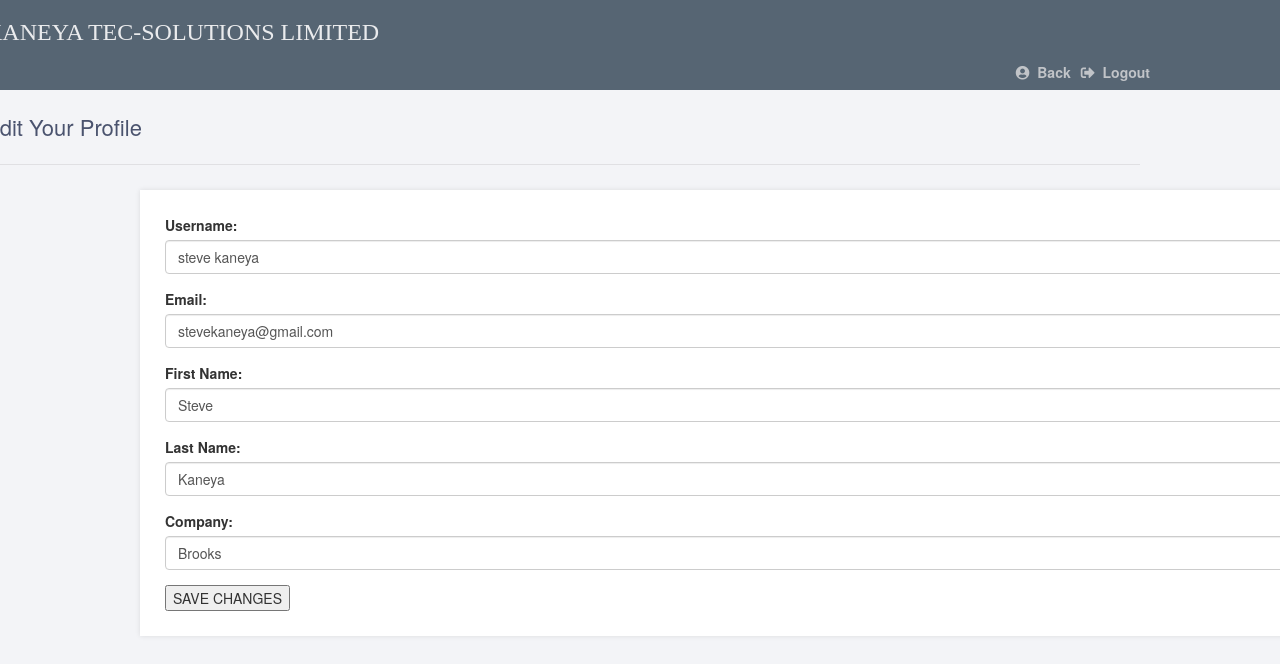
Page /edit_profile.php (signed in) on the committed database.
### tables this page shows
CREATE TABLE `client_portal_user_register` (
  `id` int(11) NOT NULL,
  `fname` varchar(50) NOT NULL,
  `lname` varchar(50) NOT NULL,
  `company` varchar(50) NOT NULL,
  `email` varchar(50) NOT NULL,
  `username` varchar(50) NOT NULL,
  `password` varchar(255) NOT NULL,
  `Date_created` datetime DEFAULT current_timestamp()
);

### edit_profile.php (the view, shortened to what this page needs)
<?php
$DATABASE_HOST = 'localhost';
$DATABASE_USER = 'root';
$DATABASE_PASS = '';
$DATABASE_NAME = 'clients';
$con = mysqli_connect($DATABASE_HOST, $DATABASE_USER, $DATABASE_PASS, $DATABASE_NAME);
extract($_REQUEST);
?>
<!DOCTYPE html>
<html>
	<head>
		<link rel="stylesheet" href="css/portalhome.css">
		<link rel="stylesheet" href="https://use.fontawesome.com/releases/v5.7.1/css/all.css">
  <link rel="stylesheet" href="https://maxcdn.bootstrapcdn.com/bootstrap/3.4.1/css/bootstrap.min.css">
	</head>
	<body class="loggedin">
		<nav class="navtop">
			<div>
				<h1>KANEYA TEC-SOLUTIONS LIMITED</h1>
				<a href="welcome.php"><i class="fas fa-user-circle"></i>Back</a>
				<a href="logout.php"><i class="fas fa-sign-out-alt"></i>Logout</a>
			</div>
		</nav>
		<div class="content">
			<h2>Edit Your Profile</h2>
			<?php
$stmt = $con->prepare('SELECT username, email, fname, lname, company FROM client_portal_user_register WHERE id = ?');
$stmt->bind_param('i', $_SESSION['id']);
$stmt->execute();
$stmt->bind_result($username, $email, $fname, $lname, $company);
?>
   <div class="container">
   <form action="edit_profile.php" method="post">
    <div class="form-group">
      <label for="username">Username:</label>
    <input type="text" name="username" value="<?=$_SESSION['username']?>"class="form-control"/>
    </div>
    <div class="form-group">
      <label for="email">Email:</label>
      <input type="text" name="email" value="<?=$email?>"class="form-control"/>
    </div>
	<div class="form-group">
      <label for="fname">First Name:</label>
      <input type="text" name="fname" value="<?=$fname?>"class="form-control"/>
    </div>
	<div class="form-group">
      <label for="lname">Last Name:</label>
     <input type="text" name="lname" value="<?=$lname?>"class="form-control"/>
    </div>
	<div class="form-group">
      <label for="company">Company:</label>
      <input type="text" name="company" value="<?=$company?>"class="form-control"/>
    </div>
    <input type = "submit" name = "update" value = "SAVE CHANGES"/>
  </form>
</div>
</div>
</body>
</html>

### css/portalhome.css (style rules this page uses)
.navtop { background-color: #566573 ; height: 90px; width: 100%; border: 0; }
.navtop div { display: flex; margin: 0 auto; width: 1000px; height: 100%; }
.navtop div h1, .navtop div a { display: inline-flex; align-items: center; }
.navtop div h1 { flex: 1; font-size: 24px; padding: 0; margin: 0; color: #eaebed; font-weight: thick; margin-left: -155px; margin-top: -25px; font-family: Simplifica; }
.navtop div a { padding: 0 20px; text-decoration: none; color: #c1c4c8; font-weight: bold; margin-right: -30px; margin-top:54px }
.navtop div a i { padding: 2px 8px 0 0; }
body.loggedin { background-color: #f3f4f7; }
.content { width: 1000px; margin: 0 auto; }
.content h2 { margin: 0; padding: 25px 0; font-size: 22px; border-bottom: 1px solid #e0e0e3; color: #4a536e; margin-left: -155px; color: ; }
.content > p, .content > div { box-shadow: 0 0 5px 0 rgba(0, 0, 0, 0.1); margin: 25px 0; padding: 25px; background-color: #fff; }

### rows in the picture
client_portal_user_register: email "stevekaneya@gmail.com", fname "Steve", lname "Kaneya", company "Brooks"
